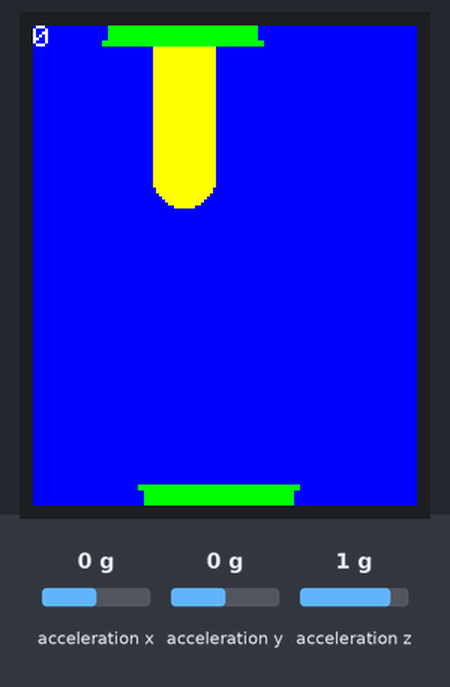
Recording of a sketch running on a simulated Arduino Uno, built with avr-gcc and run on an emulated ATmega328P. Shown: 128×160 colour display. Wiring (inferred from the names in the program): MPU-9250 motion sensor at I2C address 0x68. The inputs (shaded band) are chosen by the test bench; at power-on: acceleration y 0 g, acceleration x 0 g, acceleration z 1 g. Random numbers use the default seed unless the sketch sets one.

Above: at 2.3 s.
2.4 s: acceleration y set to -0.2 g
At 2.5 s:
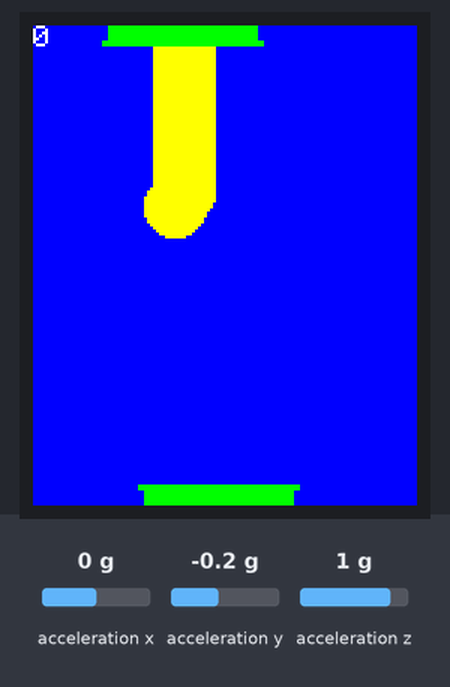
4.2 s: acceleration y set to 0.8 g
At 4.27 s:
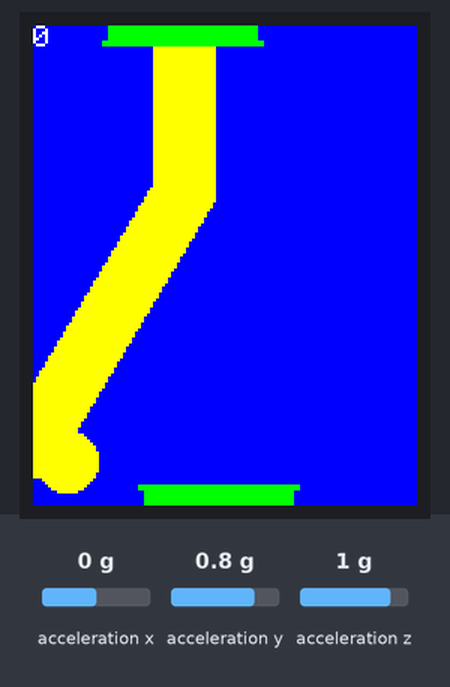
Timing chart, 0 to 7.2 s (numbered marks = the images above; inputs shaded):
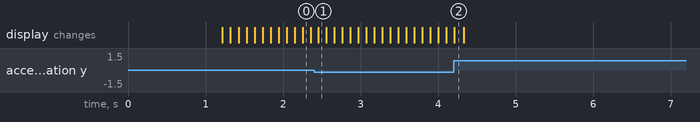

The sketch:

level-jump.ino
```cpp
////////////////////////////////////////////////////////////////////////////////////////
// OVERVIEW
////////////////////////////////////////////////////////////////////////////////////////
/*
DESCRIPTION: I2C protocol demo. Using the Wire.h library only, directly reads from the
             MPU-9250 IMU. Shows how to access the IC without a high level API driver.

Data Sheets
https://invensense.tdk.com/wp-content/uploads/2015/02/MPU-9250-Datasheet1.pdf
https://invensense.tdk.com/wp-content/uploads/2015/02/RM-MPU-9250A-00-v1.6.pdf


AUTHOR: Eric Brown

COMMENTS:

HARDWARE SETUP:

Arduinio UNO              MPU-9250 IMU Breakout board - Elegoo Most Complete Arduino Uno R3 Kit version


Signal Name     Pin#      Signal Name     Pin #
____________________________________________________________

Power Connections (use any +5 and GND you wish from Arduino)
VCC (5V)        ANY       V+              VCC (labeled)
GND             ANY       GND             GND (labeled)

I2C Connections from Arduino to MPU-9250
SCL             D19       SCL             SCL (labeled)
SDA             D18       SDA             SDA (labeled)

MISC

                          AD0             Ground (address line 0)

Note: pullups are on breakout board, so we don't need to add them to breadboard.

HISTORY:

*/

////////////////////////////////////////////////////////////////////////////////////////
// INCLUDES
////////////////////////////////////////////////////////////////////////////////////////

#include <Arduino.h>
#include <stdio.h>
#include <stdlib.h>
#include <string.h>
#include <math.h>

#include "Wire.h"  // I2C / 2-wire library
#include <SPI.h>
#include <Adafruit_GFX.h>    // Core graphics library
#include <Adafruit_ST7735.h> // Hardware-specific library for ST7735

using namespace std;


////////////////////////////////////////////////////////////////////////////////////////
// PROTOTYPES
////////////////////////////////////////////////////////////////////////////////////////

////////////////////////////////////////////////////////////////////////////////////////
// DEFINES AND MACROS
////////////////////////////////////////////////////////////////////////////////////////

// I2C address of the MPU-9250 can be 0x68 or 0x69 depending on external address pin AD0
// We set AD0 pin HIGH, so the I2C address will be 0x69, else 0x68 which conflicts with another device in demos
const int MPU9250_I2C_SlaveAddress = 0x68;

// These pins will also work for the 1.8" TFT shield.
#define TFT_CS        10
#define TFT_RST        8 // Or set to -1 and connect to Arduino RESET pin
#define TFT_DC         9

////////////////////////////////////////////////////////////////////////////////////////
// GLOBALS
////////////////////////////////////////////////////////////////////////////////////////

char stringBuffer[64]; // used for printing

int16_t accel_x, accel_y, accel_z; // accelerometer raw data (16-bit, 2's complement)
int16_t gyro_x, gyro_y, gyro_z;    // gyro raw data  (16-bit, 2's complement)
int16_t temp;                      // temperature sensor data  (16-bit, 2's complement)
uint8_t device_id;

int RADIUS = 10;
int screen_width = 100;
char insert_char = 'X';
int player_pos = 50; // Adjust the index as needed
char fillChar = ' ';
int iterations = 0;

// For 1.44" and 1.8" TFT with ST7735:
Adafruit_ST7735 tft = Adafruit_ST7735(TFT_CS, TFT_DC, TFT_RST);

////////////////////////////////////////////////////////////////////////////////////////
// FUNCTIONS
////////////////////////////////////////////////////////////////////////////////////////

void drawtext(Adafruit_ST7735 &tft, char *text, uint16_t color, uint8_t size = 1, int x = 0, int y = 0) {
  tft.setCursor(x, y);
  tft.setTextSize(size);
  tft.setTextColor(color);
  tft.setTextWrap(true);
  tft.print(text);
}

int accelerateHeight(int height, int frame = 0, int gravity = 9) {
  return (height + 1 * gravity * frame * frame);
}

void drawOpeningPipe(int x, int w, int pipe_height = 5) {
  int PIPE_OPENING_DIFFERENCE_PX = 6;
  if (x < 0 || x > tft.width()) x = 0;

  int w2 = w + PIPE_OPENING_DIFFERENCE_PX; // w2 SHOULD be larger than w1 (the pipe should have a larger opening part)
  int offset = (w2/2) - (w/2);
  tft.fillRect(x, 0, w, pipe_height, ST77XX_GREEN);
  tft.fillRoundRect(x - offset, pipe_height, w2, pipe_height/2, 2, ST77XX_GREEN);
}

void drawClosingPipe(int x, int w, int pipe_height = 5) {
  int PIPE_OPENING_DIFFERENCE_PX = 6;
  if (x < 0 || x > tft.width()) x = 0;

  int w2 = w + PIPE_OPENING_DIFFERENCE_PX; // w2 SHOULD be larger than w1 (the pipe should have a larger opening part)
  int offset = (w2/2) - (w/2);
  tft.fillRect(x, tft.height() - pipe_height, w, pipe_height, ST77XX_GREEN);
  tft.fillRoundRect(x - offset, tft.height() - pipe_height - (pipe_height/2), w2, pipe_height/2, 2, ST77XX_GREEN);
}

int generateClosingPipeXpos(int screen_width, int pipe_width) {
  return random(0, screen_width - pipe_width);
}

void writeScore(int score) {
  tft.println("Hello World!");
  tft.setTextColor(ST77XX_BLUE);
  tft.setTextSize(4);
}

int gameplayLoop(int pipe_width, int score) {
  int player_height = 0;
  int frame;

  int closing_xpos = generateClosingPipeXpos(tft.width(), pipe_width);
  int starting_player_xpos = player_pos - (pipe_width/2);

  // sprintf(stringBuffer, "Score: %d", score); // this is too long
  sprintf(stringBuffer, "%d", score);

  drawOpeningPipe(starting_player_xpos, pipe_width);
  drawClosingPipe(closing_xpos, pipe_width);

  while (player_height < tft.height() - RADIUS) {
    // begin transaction, address the device
    Wire.beginTransmission( MPU9250_I2C_SlaveAddress );
    Wire.write( 0x3D );
    Wire.endTransmission(false);
    Wire.requestFrom(MPU9250_I2C_SlaveAddress, 2, true);
    accel_y = Wire.read()<<8 | Wire.read(); // read registers: 0x3D (ACCEL_YOUT_H) and 0x3E (ACCEL_YOUT_L)

    // tft.fillCircle(player_pos, 15, 10, ST77XX_BLUE);

    player_pos += (int)(accel_y/16384.0f * 15);
    if (player_pos > tft.width()) player_pos = tft.width();
    else if (player_pos < 0) player_pos = 0;

    // tft.fillScreen(ST77XX_BLUE);
    // tft.drawLine(player_pos, tft.height() - 10, player_pos, tft.height() - 20, ST77XX_YELLOW);
    tft.fillCircle(player_pos, player_height, RADIUS, ST77XX_YELLOW);

    player_height += 5;

    // player_height = accelerateHeight(player_height, frame++);
    //
    // Serial.println(stringBuffer);

    if (player_height < RADIUS*3) {
      drawOpeningPipe(starting_player_xpos, pipe_width);
      // write score
      drawtext(tft, stringBuffer, ST77XX_WHITE, 1);
    }
    else if (player_height > tft.height() - RADIUS*3) {
      drawClosingPipe(closing_xpos, pipe_width);
    }

    delay(100);
  }

  // determine if player won the round
  if (player_pos - RADIUS < closing_xpos || player_pos + RADIUS > closing_xpos + pipe_width) return 1;

  return 0;

}

void setup() {
  // call the begin method with or without the slave address
  Wire.begin();  // if you want to change something and restart lib, call Wire.end();

  // set power management and wake up, bare minimum, ignore the countless other settings, we just want to
  // turn the IC on and get some raw data
  Wire.beginTransmission( MPU9250_I2C_SlaveAddress ); // Begins a transmission to the I2C slave (GY-521 board)

  Wire.write( 0x6B ); // PWR_MGMT_1 register
  Wire.write( 0x00 ); // reset the IC and set registers to defaults

  // end transaction
  Wire.endTransmission(true);

  tft.initR(INITR_BLACKTAB);      // Init ST7735S chip, black tab

  tft.setRotation(2);

  // large block of text
  tft.fillScreen(ST77XX_BLACK);
  drawtext(tft, "Warming up...", ST77XX_WHITE);
  delay(1000);

  tft.fillScreen(ST77XX_BLUE);
  iterations = 0;
}

void loop() {
  // put your main code here, to run repeatedly:

  // DO NOT LET pipe_width GET SMALLER THAN RADIUS*2
  int pipe_width = RADIUS * 5 - (int)sqrt(iterations*20.0);
  if (pipe_width <= RADIUS*2) pipe_width = RADIUS*2;

  tft.fillScreen(ST77XX_BLUE);
  int result = gameplayLoop(pipe_width, iterations);

  // Game Over screen
  if (result != 0) {
    tft.fillScreen(ST77XX_RED);
    drawtext(tft, "GAME OVER", ST77XX_WHITE, 4, 10, 5);
    sprintf(stringBuffer, "Score: %d", iterations);
    drawtext(tft, stringBuffer, ST77XX_WHITE, 2, 10, 70);
    iterations = 0;

    delay(10000);
  }
  else iterations++;

}
```
